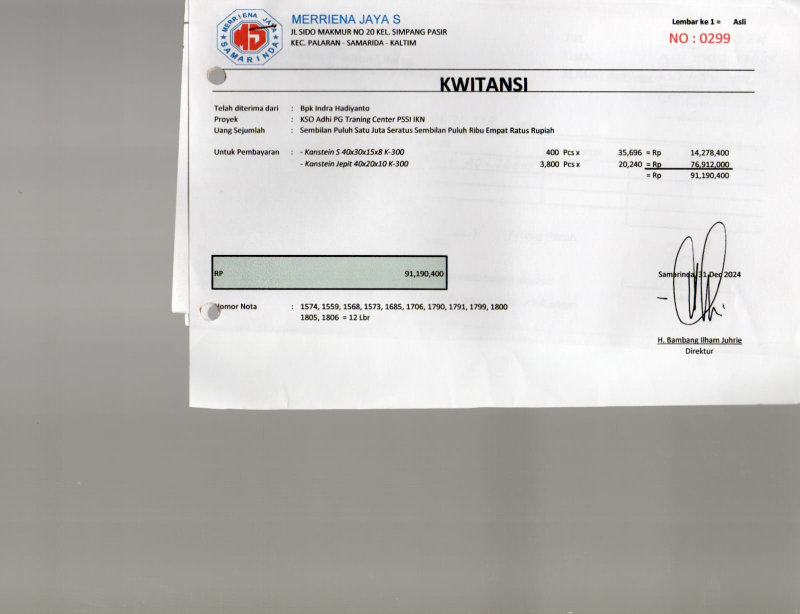
#> input picture data_uji/nota_52.jpeg, 1600 x 1227 px (shown at 1/2 size)
$ python diag_komponen_jumlah.py
#> lines starting #> are read from the running program, lines starting #| are printed output that depends on the picture; after the words box and inside, x2 and y2 are one past the last pixel; in counts of white or black regions, pixels touching at a corner belong together
### processing/deteksi_baris.py
from pathlib import Path
import sys
import csv

import cv2
import numpy as np


BASE = Path(__file__).resolve().parent
OUTPUT = BASE / "hasil_deteksi_baris"
OUTPUT.mkdir(exist_ok=True)


def baca_gambar(path):
    data = np.fromfile(str(path), dtype=np.uint8)
    return cv2.imdecode(data, cv2.IMREAD_COLOR)
#> returned value is the input picture: shape (1227, 1600, 3); mean B, G, R 186.9, 189.4, 190.9


def simpan(path, gambar):
    sukses, data = cv2.imencode(".png", gambar)
    if sukses:
        data.tofile(str(path))


# [181 lines left out: functions deteksi_baris, main, not called in this run]


# [2 lines that do not run on import are left out]

### tests/arsip/diag_komponen_jumlah.py
"""
Mencari mengapa token "3." pada Jumlah 1 nota_52 tidak terdeteksi.
Melihat semua komponen connected-component di sekitar baris produk 1,
sebelum dan sesudah filter.
"""

import sys
from pathlib import Path

BASE = Path(__file__).resolve().parent.parent
if str(BASE) not in sys.path:
    sys.path.insert(0, str(BASE))

import cv2
import numpy as np

from processing.deteksi_baris import (
    baca_gambar as baca, simpan, deteksi_baris,
)

LAPORAN = []


def catat(t=""):
    LAPORAN.append(str(t))


gambar = baca(BASE / "data_uji" / "nota_52.jpeg")
tinggi_asli, lebar_asli = gambar.shape[:2]
#> tinggi_asli = 1227; lebar_asli = 1600

skala = 1400 / lebar_asli
#> skala = 0.875
kecil = cv2.resize(
    gambar,
    (1400, max(1, round(tinggi_asli * skala))),
    interpolation=cv2.INTER_AREA if skala < 1 else cv2.INTER_CUBIC,
)

abu = cv2.cvtColor(kecil, cv2.COLOR_BGR2GRAY)
abu = cv2.GaussianBlur(abu, (3, 3), 0)
biner = cv2.adaptiveThreshold(
    abu, 255, cv2.ADAPTIVE_THRESH_GAUSSIAN_C,
    cv2.THRESH_BINARY_INV, 31, 13
)
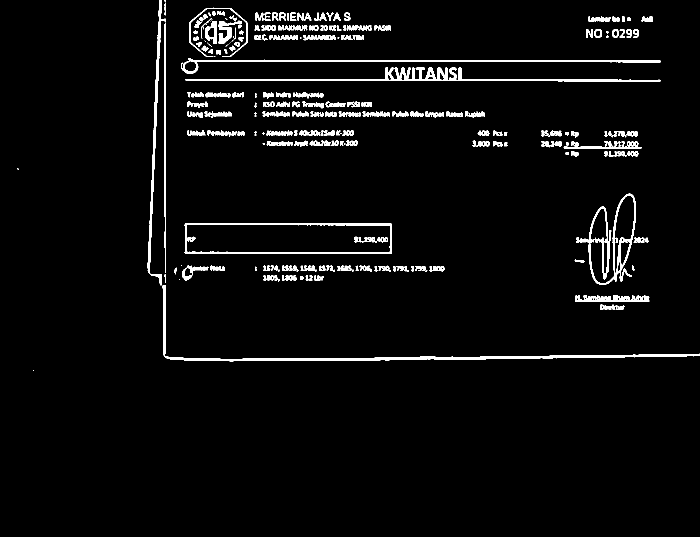
#> biner: shape (1074, 1400) (shown at 1/2 size); 3.7% white; 247 white regions (36 under 20 px), largest, box (x1, y1, x2, y2) and area: (325, 570, 1400, 723) 5889, (371, 135, 1322, 163) 5117, (369, 446, 784, 508) 3896

H, W = kecil.shape[:2]
#> H = 1074; W = 1400

# Baris produk 1 berada di sekitar y=256..277 (dari diagnosis sebelumnya)
y_atas, y_bawah = 250, 285
catat(f"Lebar citra = {W}, area baris y={y_atas}..{y_bawah}")

# Komponen mentah (tanpa filter) di area tersebut
n, _, stats, _ = cv2.connectedComponentsWithStats(biner, connectivity=8)
#> n = 248; stats = 248 rows, first 6: [0, 0, 1400, 1074, 1448161], [295, 0, 36, 571, 2769], [329, 0, 2, 4, 7], [329, 5, 2, 26, 43], [379, 15, 116, 99, 765], [424, 23, 8, 8, 49]
catat("\n=== KOMPONEN MENTAH di area baris produk 1 (x 850..1050) ===")
for i in range(1, n):
    x, y, w, h, luas = stats[i]
    if not (y_atas <= y <= y_bawah):
        continue
    if not (850 <= x <= 1050):
        continue
    lulus_w = w >= 25
    lulus_h = h >= 5
    lulus_luas = luas >= 60
    status = "LOLOS" if (lulus_w and lulus_h and lulus_luas) else "DIBUANG"
    catat(f"  x={x:4d} y={y:4d} w={w:3d} h={h:2d} luas={luas:4d} -> {status}"
          f"  (w>=25:{lulus_w} h>=5:{lulus_h} luas>=60:{lulus_luas})")
#> this loop made 247 passes

# Simpan potongan visual area tersebut
potong = kecil[y_atas:y_bawah, 850:1050]
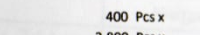
#> potong: shape (35, 200, 3); mean B, G, R 228, 228.3, 228.6
simpan(BASE / "output" / "diagnosis_sisa" / "baris_jumlah1.png", potong)
#> in simpan, `sukses, data = cv2.imencode(".png", gambar)`: data = 8276 values, max 255 at index 416, min 0 at index 8, mean 121.8
catat("\nvisual disimpan: baris_jumlah1.png")

Path("hasil_komponen.txt").write_text("\n".join(LAPORAN), encoding="utf-8")
print("selesai")

$ run again, with data_uji/nota_26.jpeg copied over data_uji/nota_52.jpeg
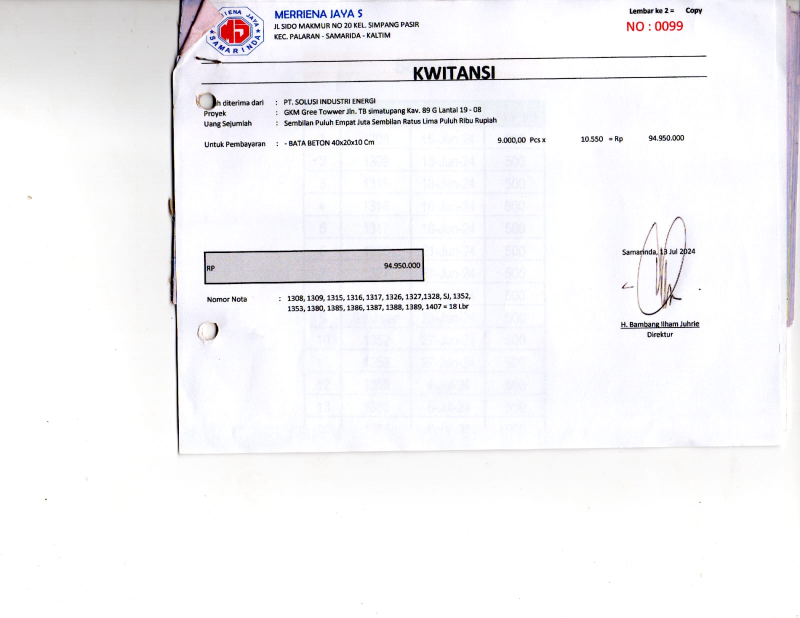
#> input picture data_uji/nota_26.jpeg, 1600 x 1236 px (shown at 1/2 size)
#> in baca_gambar, returned value is the input picture: shape (1236, 1600, 3); mean B, G, R 246.2, 243.9, 244.6
#> `biner = cv2.adaptiveThreshold( abu, 255, cv2.ADAPTIVE_THRESH_GAUSSIAN_..`:
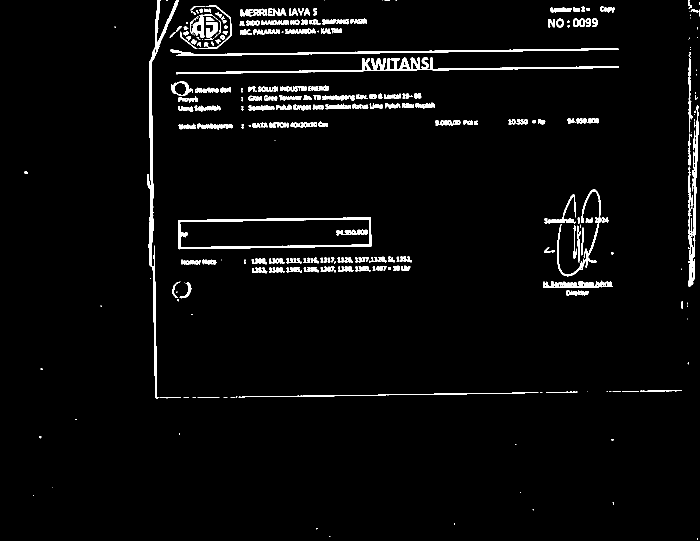
#> biner: shape (1082, 1400) (shown at 1/2 size); 3.3% white; 306 white regions (102 under 20 px), largest, box (x1, y1, x2, y2) and area: (294, 0, 358, 798) 4842, (352, 115, 1238, 149) 4665, (356, 435, 743, 499) 3476
#> n = 307; stats = 307 rows, first 6: [0, 0, 1400, 1082, 1464453], [294, 0, 64, 798, 4842], [332, 0, 4, 2, 7], [648, 1, 1, 1, 1], [764, 0, 1, 1, 1], [769, 0, 11, 1, 11]
#> the loop `for i in range(1, n):` made 306 passes
#> `potong = kecil[y_atas:y_bawah, 850:1050]`:
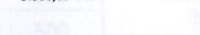
#> potong: shape (35, 200, 3); mean B, G, R 253.8, 251.1, 250.7
#> data = 4666 values, max 255 at index 140, min 0 at index 8, mean 121.2

$ run again, with data_uji/nota_55.jpeg copied over data_uji/nota_52.jpeg
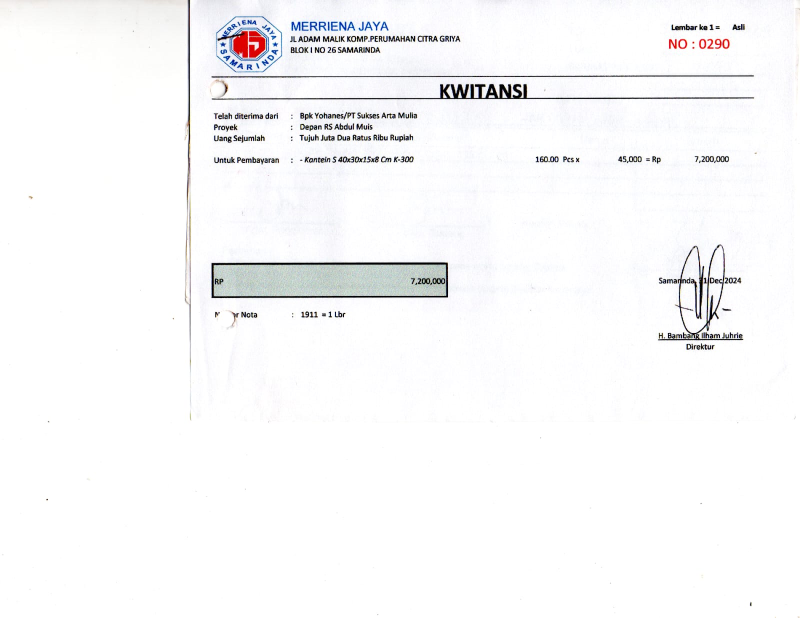
#> input picture data_uji/nota_55.jpeg, 1600 x 1236 px (shown at 1/2 size)
#> in baca_gambar, returned value is the input picture: shape (1236, 1600, 3); mean B, G, R 249, 248.2, 248.2
#> `biner = cv2.adaptiveThreshold( abu, 255, cv2.ADAPTIVE_THRESH_GAUSSIAN_..`:
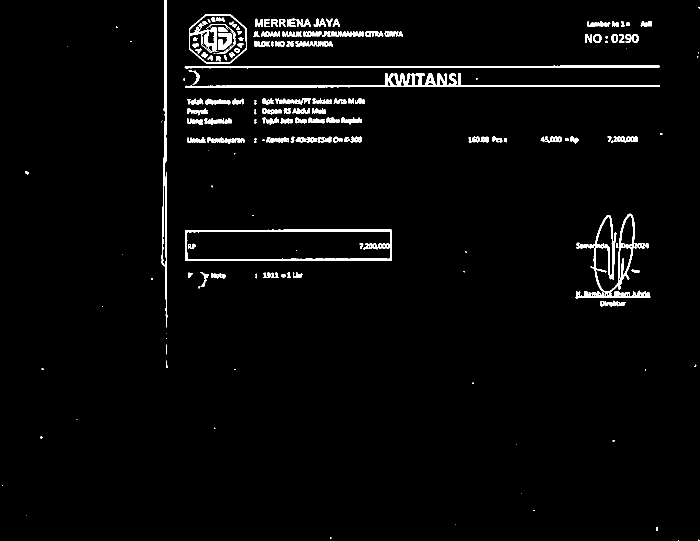
#> biner: shape (1082, 1400) (shown at 1/2 size); 2.7% white; 206 white regions (63 under 20 px), largest, box (x1, y1, x2, y2) and area: (370, 147, 1320, 175) 5240, (1151, 427, 1301, 597) 4563, (370, 459, 784, 522) 4011
#> n = 207; stats = 207 rows, first 6: [0, 0, 1400, 1082, 1473626], [323, 0, 12, 655, 2724], [1396, 14, 4, 3, 9], [378, 28, 116, 99, 1721], [423, 35, 8, 9, 56], [433, 35, 16, 9, 97]
#> the loop `for i in range(1, n):` made 206 passes
#> `potong = kecil[y_atas:y_bawah, 850:1050]`:
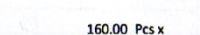
#> potong: shape (35, 200, 3); mean B, G, R 243.5, 242.1, 241.8
#> data = 8409 values, max 255 at index 129, min 0 at index 8, mean 126
